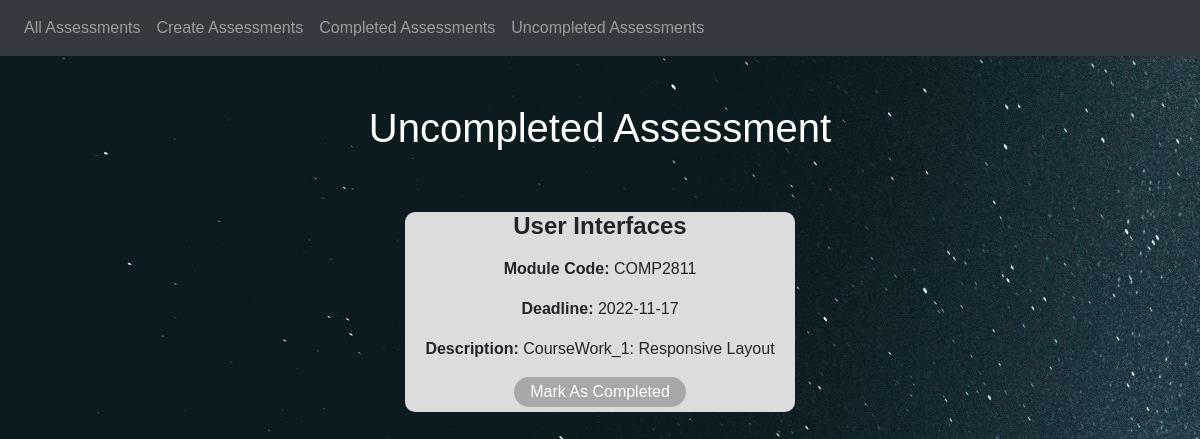
/incomplete, run on the app's committed database.
### app/models.py (models this page shows, shortened)
class ToDo(db.Model):
    __tablename__ = 'ToDo'
    id = db.Column(db.Integer, primary_key=True)
    title = db.Column(db.String(500), index=True, unique=True)
    module_code = db.Column(db.String, index = True, unique = True)
    deadline = db.Column(db.Date())
    description = db.Column(db.String)
    status = db.Column(db.String)

### app/views.py (the view)
@app.route('/incomplete', methods=['GET', 'POST'])
def incomplete():
    result = ToDo.query.filter_by(status='INCOMPLETE')
    return render_template('incomplete.html', title='Uncomplete Assessment', data=result)

### app/templates/incomplete.html (shortened to what this page needs)
{% extends "base.html" %}
 {% block content %}
<center>
    <br> <br>
    <h1>Uncompleted Assessment</h1>
</center>
{% for item in data %}
    <section class="course_data">
    <div class = "row">
        <div class = "col">
        <h4><p><b> {{item.title}}</b> </p></h4>
        <p> <b>Module Code:</b> <td>{{item.module_code}}</p></td>
        <p> <b>Deadline:</b> <td>{{item.deadline}}</p></td>
        <p> <b>Description:</b> <td>{{item.description}}</td>
        <form action ="/incomplete/{{item.id}}" method = "post">
            <input type = "submit" name = "submit" value= "Mark As Completed" class = "btn">
        </form>
        </p>
        </div>
        </div>
    </section>
{% endfor %}
{% endblock %}

### app/static/css/style.css (style rules this page uses)
* { margin: 0; padding: 0; font-family: 'Gowun Dodum', sans-serif; }
h1 { color: white; }
.course_data { width: 30%; margin: auto; text-align: center; padding-top: 50px; }
.row { margin-top: 0.5%; display: flex; justify-content: space-between; }
.col { width: 85px; height: 200px; flex-basis: 100px; background: #DCDCDC; border-radius: 10px; margin-bottom: 3%; box-sizing: border-box; transition: 0.5s; }
.background { background-image:url('/static/background.jpg'); background-size: 2000px 2000px; }
.btn { background: #A8A8A8; color: #fff; padding: 2px 15px; border-radius: 30px; transition: background 0.5s; }

### data on the page
ToDo: title "User Interfaces", module_code "COMP2811", deadline "2022-11-17", description "CourseWork_1: Responsive Layout"
